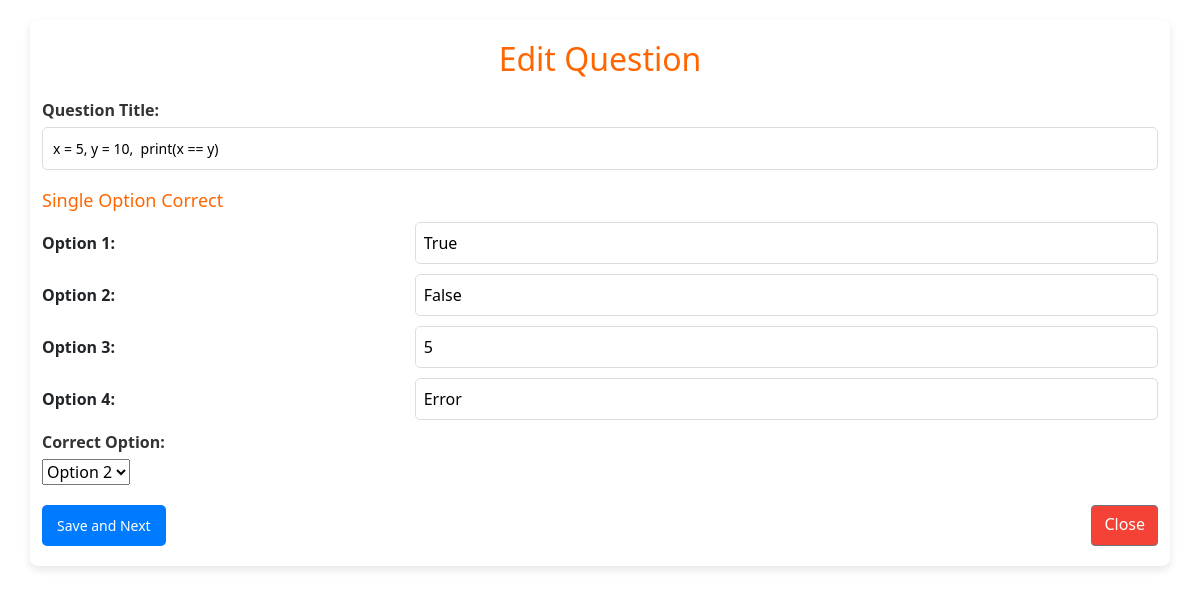
The page /edit_question/2 (signed in) on the database its author committed.
### application/models.py (models this page shows)
class Question(db.Model):
    id = db.Column(db.Integer, primary_key = True)
    quiz_id = db.Column(db.Integer, db.ForeignKey('quiz.id'),nullable=False)
    question_title = db.Column(db.String(), nullable=False)
    option1 = db.Column(db.String(), nullable=False)
    option2 = db.Column(db.String(), nullable=False)
    option3 = db.Column(db.String(), nullable=False)
    option4 = db.Column(db.String(), nullable=False)
    correct_option = db.Column(db.Integer, nullable=False)

### application/controllers.py (the view, shortened to what this page needs)
@app.route("/edit_question/<int:question_id>", methods=["GET", "POST"])
def edit_question(question_id):
    if "user_id" not in session:
        return redirect(url_for("login"))
    this_user = User.query.get_or_404(session["user_id"])
    if this_user.is_admin != "admin":
        return redirect(url_for("login"))
    question = Question.query.get_or_404(question_id)
    return render_template("edit_question.html", question=question)

### templates/edit_question.html (shortened to what this page needs)
<!DOCTYPE html>
<html lang="en">
<head>
    <link rel="stylesheet" href="{{ url_for('static', filename='new_ques.css') }}">
    <link href="https://cdn.jsdelivr.net/npm/bootstrap@5.0.2/dist/css/bootstrap.min.css" rel="stylesheet"
>
</head>
<body>
    <div class="container">
        <h2>Edit Question</h2>
        <form method="POST" action="{{ url_for('edit_question', question_id =question.id) }}">
            <div class="form-group">
                <label for="question_title">Question Title:</label>
                <input type="text" name="question_title" id="question_title" value="{{ question.question_title }}" required>
            </div>
            <div class="options-container">
                <h3>Single Option Correct</h3>
                <div class="option">
                    <label for="option1">Option 1:</label>
                    <input type="text" name="option1" id="option1" value="{{ question.option1 }}" required>
                </div>
                <div class="option">
                    <label for="option2">Option 2:</label>
                    <input type="text" name="option2" id="option2" value="{{ question.option2 }}" required>
                </div>
                <div class="option">
                    <label for="option3">Option 3:</label>
                    <input type="text" name="option3" id="option3" value="{{ question.option3 }}" required>
                </div>
                <div class="option">
                    <label for="option4">Option 4:</label>
                    <input type="text" name="option4" id="option4" value="{{ question.option4 }}" required>
                </div>
                <div class="form-group correct-option">
                    <label for="correct_option">Correct Option:</label>
                    <select name="correct_option" id="correct_option">
                        <option value="2" {% if question.correct_option == 2 %}selected{% endif %}>Option 2</option>
                    </select>
                </div>
            </div>
            <div class="buttons">
                <button type="submit" class="btn btn-primary">Save and Next</button>
                <a href="{{ url_for('quiz_management') }}" class="btn btn-secondary close-btn">Close</a>
            </div>
        </form>
    </div>
</body>
</html>

### static/new_ques.css (style rules this page uses)
body { font-family: Arial, sans-serif; margin: 0; padding: 20px; background-color: #f9f9f9; }
.container { max-width: 600px; margin: 0 auto; background: #fff; padding: 20px; border-radius: 8px; box-shadow: 0 4px 8px rgba(0, 0, 0, 0.1); }
.container h2 { text-align: center; color: #ff6600; margin-bottom: 20px; }
.form-group { margin-bottom: 15px; }
.form-group label { display: block; font-weight: bold; margin-bottom: 5px; color: #333; }
.form-group input, .form-group textarea { width: 100%; padding: 10px; border: 1px solid #ddd; border-radius: 5px; font-size: 14px; }
.options-container { margin-top: 20px; }
.options-container h3 { color: #ff6600; font-size: 18px; margin-bottom: 10px; }
.option { display: flex; align-items: center; margin-bottom: 10px; }
.option label { flex: 1; font-weight: bold; margin-right: 10px; }
.option input { flex: 2; padding: 8px; border: 1px solid #ddd; border-radius: 5px; }
.correct-option { margin-top: 10px; }
.buttons { display: flex; justify-content: space-between; margin-top: 20px; }
.buttons button { background-color: #007bff; color: #fff; border: none; padding: 10px 15px; border-radius: 5px; cursor: pointer; font-size: 14px; }
.buttons .close-btn { background-color: #f44336; }

### rows shown on the page
Question: question_title "x = 5, y = 10, print(x == y)", option1 "True", option2 "False", option3 "5", option4 "Error", correct_option "Option 2"
